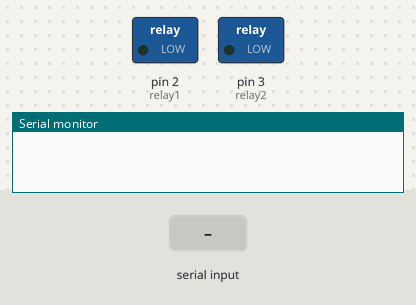
This sketch was run on a simulated Arduino Uno, built with avr-gcc and run on an emulated ATmega328P. Shown: switched loads named in the sketch (green lamp = pin HIGH), the last lines printed to the serial monitor. The inputs (shaded band) are chosen by the test bench.

Above: at 1.2 s.
1.3 s: "*switch on" received over Serial
At 1.8 s:
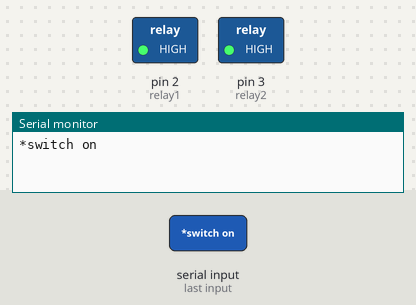
2.9 s: "*light off" received over Serial
At 4.2 s:
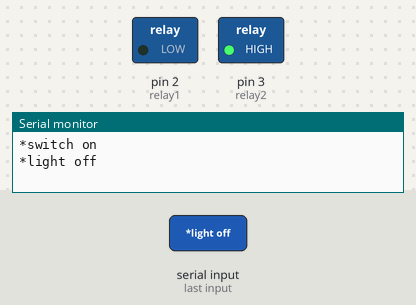
4.5 s: "*switch off" received over Serial
At 5.8 s:
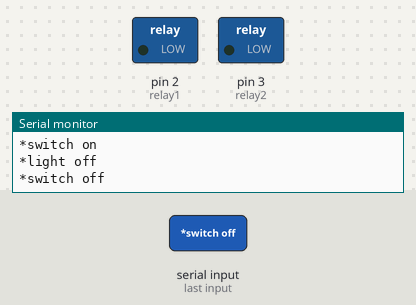
6.1 s: "*light on" received over Serial
At 7.5 s:
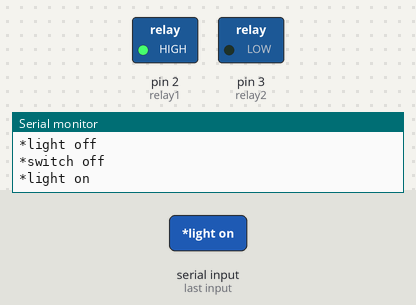
Timing chart, 0 to 8.6 s (numbered marks = the images above; inputs shaded):
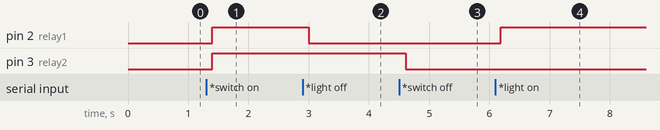

Measured:
- after the input at 1.3 s, pin 2 (relay1), pin 3 (relay2): LOW → HIGH after 0.10 s
- after the input at 2.9 s, pin 2 (relay1): HIGH → LOW after 0.10 s
- after the input at 4.5 s, pin 3 (relay2): HIGH → LOW after 0.11 s
- after the input at 6.1 s, pin 2 (relay1): LOW → HIGH after 0.09 s

The sketch:

Home_Automation_by_Voice_Control.ino
```cpp
String voice;
#define relay1 2    //Connect relay1 to pin 2
#define relay2 3    //Connect relay2 to pin 3
void setup()
{
  Serial.begin(9600);            //Set rate for communicating with phone
  pinMode(relay1, OUTPUT);       //Set relay1 as an output
  pinMode(relay2, OUTPUT);       //Set relay2 as an output
  digitalWrite(relay1, LOW);     //Switch relay1 off
  digitalWrite(relay2, LOW);     //Swtich relay2 off
}
void loop()
{
  while(Serial.available())    //Check if there are available bytes to read
  {
    delay(10);                 //Delay to make it stable
    char c = Serial.read();    //Conduct a serial read
    if (c == '#'){
      break;                   //Stop the loop once # is detected after a word
    }
    voice += c;                //Means voice = voice + c
  }
    if (voice.length() >0)
    {
      Serial.println(voice);
      if(voice == "*switch on"){
        switchon();
      }               //Initiate function switchon if voice is switch on
      else if(voice == "*switch off"){
        switchoff();
      }               //Initiate function switchoff if voice is switch off
      else if(voice == "*light on"){
//You can replace 'light on' with anything you want...same applies to others
        digitalWrite(relay1, HIGH);
      }
      else if(voice == "*light off"){
        digitalWrite(relay1, LOW);
      }
       else if(voice == "*fan open"){
        digitalWrite(relay2, HIGH);
      }
      else if(voice == "*fan close"){
        digitalWrite(relay2, LOW);
      }
      voice="";
    }
}
void switchon()               //Function for turning on relays
{
  digitalWrite(relay1, HIGH);
  digitalWrite(relay2, HIGH);
}
void switchoff()              //Function for turning on relays
{
  digitalWrite(relay1, LOW);
  digitalWrite(relay2, LOW);
}

/*

You can add any function you want depending on how many devices you have attached.
For example you could have a function called 'fun' which would dim the lights and
turn the TV on. You can have as many as you have pins on your arduino.
For my relay 'LOW' turns off and 'HIGH' turns on
The outline to follow is this:

   void ......()
   {
     digitalWrite(...., LOW/HIGH);
     digitalWrite(...., LOW/HIGH);
   }

*/
```
